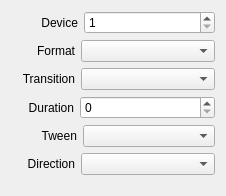
<?xml version="1.0" encoding="UTF-8"?>
<ui version="4.0">
 <class>InspectorDeckLinkInputWidget</class>
 <widget class="QWidget" name="InspectorDeckLinkInputWidget">
  <property name="geometry">
   <rect>
    <x>0</x>
    <y>0</y>
    <width>226</width>
    <height>196</height>
   </rect>
  </property>
  <property name="sizePolicy">
   <sizepolicy hsizetype="Expanding" vsizetype="Preferred">
    <horstretch>0</horstretch>
    <verstretch>0</verstretch>
   </sizepolicy>
  </property>
  <layout class="QVBoxLayout" name="verticalLayout">
   <item>
    <layout class="QHBoxLayout" name="horizontalLayoutDevice">
     <item>
      <spacer name="horizontalSpacerDevice">
       <property name="orientation">
        <enum>Qt::Horizontal</enum>
       </property>
       <property name="sizeType">
        <enum>QSizePolicy::Fixed</enum>
       </property>
       <property name="sizeHint" stdset="0">
        <size>
         <width>30</width>
         <height>20</height>
        </size>
       </property>
      </spacer>
     </item>
     <item>
      <widget class="QLabel" name="labelDevice">
       <property name="text">
        <string>Device</string>
       </property>
       <property name="alignment">
        <set>Qt::AlignRight|Qt::AlignTrailing|Qt::AlignVCenter</set>
       </property>
      </widget>
     </item>
     <item>
      <widget class="QSpinBox" name="spinBoxDevice">
       <property name="sizePolicy">
        <sizepolicy hsizetype="Expanding" vsizetype="Fixed">
         <horstretch>0</horstretch>
         <verstretch>0</verstretch>
        </sizepolicy>
       </property>
       <property name="minimum">
        <number>1</number>
       </property>
      </widget>
     </item>
    </layout>
   </item>
   <item>
    <layout class="QHBoxLayout" name="horizontalLayoutFormat">
     <item>
      <spacer name="horizontalSpacerFormat">
       <property name="orientation">
        <enum>Qt::Horizontal</enum>
       </property>
       <property name="sizeType">
        <enum>QSizePolicy::Fixed</enum>
       </property>
       <property name="sizeHint" stdset="0">
        <size>
         <width>25</width>
         <height>20</height>
        </size>
       </property>
      </spacer>
     </item>
     <item>
      <widget class="QLabel" name="labelFormat">
       <property name="text">
        <string>Format</string>
       </property>
       <property name="alignment">
        <set>Qt::AlignRight|Qt::AlignTrailing|Qt::AlignVCenter</set>
       </property>
      </widget>
     </item>
     <item>
      <widget class="QComboBox" name="comboBoxFormat">
       <property name="sizePolicy">
        <sizepolicy hsizetype="Expanding" vsizetype="Fixed">
         <horstretch>0</horstretch>
         <verstretch>0</verstretch>
        </sizepolicy>
       </property>
      </widget>
     </item>
    </layout>
   </item>
   <item>
    <layout class="QHBoxLayout" name="horizontalLayoutTransition">
     <item>
      <spacer name="horizontalSpacerTransition">
       <property name="orientation">
        <enum>Qt::Horizontal</enum>
       </property>
       <property name="sizeType">
        <enum>QSizePolicy::Fixed</enum>
       </property>
       <property name="sizeHint" stdset="0">
        <size>
         <width>11</width>
         <height>20</height>
        </size>
       </property>
      </spacer>
     </item>
     <item>
      <widget class="QLabel" name="labelTransition">
       <property name="text">
        <string>Transition</string>
       </property>
       <property name="alignment">
        <set>Qt::AlignRight|Qt::AlignTrailing|Qt::AlignVCenter</set>
       </property>
      </widget>
     </item>
     <item>
      <widget class="QComboBox" name="comboBoxTransition">
       <property name="sizePolicy">
        <sizepolicy hsizetype="Expanding" vsizetype="Fixed">
         <horstretch>0</horstretch>
         <verstretch>0</verstretch>
        </sizepolicy>
       </property>
      </widget>
     </item>
    </layout>
   </item>
   <item>
    <layout class="QHBoxLayout" name="horizontalLayoutTransitionDuration">
     <item>
      <spacer name="horizontalSpacerTransitionDuration">
       <property name="orientation">
        <enum>Qt::Horizontal</enum>
       </property>
       <property name="sizeType">
        <enum>QSizePolicy::Fixed</enum>
       </property>
       <property name="sizeHint" stdset="0">
        <size>
         <width>17</width>
         <height>20</height>
        </size>
       </property>
      </spacer>
     </item>
     <item>
      <widget class="QLabel" name="labelTransitionDuration">
       <property name="text">
        <string>Duration</string>
       </property>
       <property name="alignment">
        <set>Qt::AlignRight|Qt::AlignTrailing|Qt::AlignVCenter</set>
       </property>
      </widget>
     </item>
     <item>
      <widget class="QSpinBox" name="spinBoxTransitionDuration">
       <property name="sizePolicy">
        <sizepolicy hsizetype="Expanding" vsizetype="Fixed">
         <horstretch>0</horstretch>
         <verstretch>0</verstretch>
        </sizepolicy>
       </property>
       <property name="maximum">
        <number>999</number>
       </property>
      </widget>
     </item>
    </layout>
   </item>
   <item>
    <layout class="QHBoxLayout" name="horizontalLayoutTween">
     <item>
      <spacer name="horizontalSpacerTween">
       <property name="orientation">
        <enum>Qt::Horizontal</enum>
       </property>
       <property name="sizeType">
        <enum>QSizePolicy::Fixed</enum>
       </property>
       <property name="sizeHint" stdset="0">
        <size>
         <width>30</width>
         <height>20</height>
        </size>
       </property>
      </spacer>
     </item>
     <item>
      <widget class="QLabel" name="labelTween">
       <property name="text">
        <string>Tween</string>
       </property>
       <property name="alignment">
        <set>Qt::AlignRight|Qt::AlignTrailing|Qt::AlignVCenter</set>
       </property>
      </widget>
     </item>
     <item>
      <widget class="QComboBox" name="comboBoxTween">
       <property name="sizePolicy">
        <sizepolicy hsizetype="Expanding" vsizetype="Fixed">
         <horstretch>0</horstretch>
         <verstretch>0</verstretch>
        </sizepolicy>
       </property>
      </widget>
     </item>
    </layout>
   </item>
   <item>
    <layout class="QHBoxLayout" name="horizontalLayoutDirection">
     <item>
      <spacer name="horizontalSpacerDirection">
       <property name="orientation">
        <enum>Qt::Horizontal</enum>
       </property>
       <property name="sizeType">
        <enum>QSizePolicy::Fixed</enum>
       </property>
       <property name="sizeHint" stdset="0">
        <size>
         <width>16</width>
         <height>20</height>
        </size>
       </property>
      </spacer>
     </item>
     <item>
      <widget class="QLabel" name="labelDirection">
       <property name="text">
        <string>Direction</string>
       </property>
       <property name="alignment">
        <set>Qt::AlignRight|Qt::AlignTrailing|Qt::AlignVCenter</set>
       </property>
      </widget>
     </item>
     <item>
      <widget class="QComboBox" name="comboBoxDirection">
       <property name="sizePolicy">
        <sizepolicy hsizetype="Expanding" vsizetype="Fixed">
         <horstretch>0</horstretch>
         <verstretch>0</verstretch>
        </sizepolicy>
       </property>
      </widget>
     </item>
    </layout>
   </item>
   <item>
    <spacer name="verticalSpacerMedia">
     <property name="orientation">
      <enum>Qt::Vertical</enum>
     </property>
     <property name="sizeType">
      <enum>QSizePolicy::Fixed</enum>
     </property>
     <property name="sizeHint" stdset="0">
      <size>
       <width>20</width>
       <height>10</height>
      </size>
     </property>
    </spacer>
   </item>
  </layout>
 </widget>
 <resources/>
 <connections>
  <connection>
   <sender>labelDevice</sender>
   <signal>linkActivated(QString)</signal>
   <receiver>InspectorDeckLinkInputWidget</receiver>
   <slot>resetDevice(QString)</slot>
   <hints>
    <hint type="sourcelabel">
     <x>56</x>
     <y>18</y>
    </hint>
    <hint type="destinationlabel">
     <x>0</x>
     <y>20</y>
    </hint>
   </hints>
  </connection>
  <connection>
   <sender>labelFormat</sender>
   <signal>linkActivated(QString)</signal>
   <receiver>InspectorDeckLinkInputWidget</receiver>
   <slot>resetFormat(QString)</slot>
   <hints>
    <hint type="sourcelabel">
     <x>51</x>
     <y>51</y>
    </hint>
    <hint type="destinationlabel">
     <x>1</x>
     <y>51</y>
    </hint>
   </hints>
  </connection>
  <connection>
   <sender>spinBoxDevice</sender>
   <signal>valueChanged(int)</signal>
   <receiver>InspectorDeckLinkInputWidget</receiver>
   <slot>deviceChanged(int)</slot>
   <hints>
    <hint type="sourcelabel">
     <x>169</x>
     <y>20</y>
    </hint>
    <hint type="destinationlabel">
     <x>194</x>
     <y>19</y>
    </hint>
   </hints>
  </connection>
  <connection>
   <sender>comboBoxFormat</sender>
   <signal>currentIndexChanged(QString)</signal>
   <receiver>InspectorDeckLinkInputWidget</receiver>
   <slot>formatChanged(QString)</slot>
   <hints>
    <hint type="sourcelabel">
     <x>174</x>
     <y>45</y>
    </hint>
    <hint type="destinationlabel">
     <x>191</x>
     <y>48</y>
    </hint>
   </hints>
  </connection>
  <connection>
   <sender>labelTransition</sender>
   <signal>linkActivated(QString)</signal>
   <receiver>InspectorDeckLinkInputWidget</receiver>
   <slot>resetTransition(QString)</slot>
   <hints>
    <hint type="sourcelabel">
     <x>60</x>
     <y>77</y>
    </hint>
    <hint type="destinationlabel">
     <x>-4</x>
     <y>77</y>
    </hint>
   </hints>
  </connection>
  <connection>
   <sender>comboBoxTransition</sender>
   <signal>currentIndexChanged(QString)</signal>
   <receiver>InspectorDeckLinkInputWidget</receiver>
   <slot>transitionChanged(QString)</slot>
   <hints>
    <hint type="sourcelabel">
     <x>204</x>
     <y>77</y>
    </hint>
    <hint type="destinationlabel">
     <x>228</x>
     <y>73</y>
    </hint>
   </hints>
  </connection>
  <connection>
   <sender>labelTransitionDuration</sender>
   <signal>linkActivated(QString)</signal>
   <receiver>InspectorDeckLinkInputWidget</receiver>
   <slot>resetDuration(QString)</slot>
   <hints>
    <hint type="sourcelabel">
     <x>47</x>
     <y>111</y>
    </hint>
    <hint type="destinationlabel">
     <x>5</x>
     <y>110</y>
    </hint>
   </hints>
  </connection>
  <connection>
   <sender>spinBoxTransitionDuration</sender>
   <signal>valueChanged(int)</signal>
   <receiver>InspectorDeckLinkInputWidget</receiver>
   <slot>durationChanged(int)</slot>
   <hints>
    <hint type="sourcelabel">
     <x>197</x>
     <y>109</y>
    </hint>
    <hint type="destinationlabel">
     <x>231</x>
     <y>108</y>
    </hint>
   </hints>
  </connection>
  <connection>
   <sender>labelTween</sender>
   <signal>linkActivated(QString)</signal>
   <receiver>InspectorDeckLinkInputWidget</receiver>
   <slot>resetTween(QString)</slot>
   <hints>
    <hint type="sourcelabel">
     <x>61</x>
     <y>137</y>
    </hint>
    <hint type="destinationlabel">
     <x>2</x>
     <y>140</y>
    </hint>
   </hints>
  </connection>
  <connection>
   <sender>comboBoxTween</sender>
   <signal>currentIndexChanged(QString)</signal>
   <receiver>InspectorDeckLinkInputWidget</receiver>
   <slot>tweenChanged(QString)</slot>
   <hints>
    <hint type="sourcelabel">
     <x>193</x>
     <y>135</y>
    </hint>
    <hint type="destinationlabel">
     <x>232</x>
     <y>137</y>
    </hint>
   </hints>
  </connection>
  <connection>
   <sender>labelDirection</sender>
   <signal>linkActivated(QString)</signal>
   <receiver>InspectorDeckLinkInputWidget</receiver>
   <slot>resetDirection(QString)</slot>
   <hints>
    <hint type="sourcelabel">
     <x>59</x>
     <y>161</y>
    </hint>
    <hint type="destinationlabel">
     <x>3</x>
     <y>166</y>
    </hint>
   </hints>
  </connection>
  <connection>
   <sender>comboBoxDirection</sender>
   <signal>currentIndexChanged(QString)</signal>
   <receiver>InspectorDeckLinkInputWidget</receiver>
   <slot>directionChanged(QString)</slot>
   <hints>
    <hint type="sourcelabel">
     <x>196</x>
     <y>159</y>
    </hint>
    <hint type="destinationlabel">
     <x>226</x>
     <y>162</y>
    </hint>
   </hints>
  </connection>
 </connections>
 <slots>
  <slot>formatChanged(QString)</slot>
  <slot>deviceChanged(int)</slot>
  <slot>resetDevice(QString)</slot>
  <slot>resetFormat(QString)</slot>
  <slot>resetTransition(QString)</slot>
  <slot>transitionChanged(QString)</slot>
  <slot>resetDuration(QString)</slot>
  <slot>durationChanged(int)</slot>
  <slot>resetTween(QString)</slot>
  <slot>tweenChanged(QString)</slot>
  <slot>resetDirection(QString)</slot>
  <slot>directionChanged(QString)</slot>
 </slots>
</ui>
